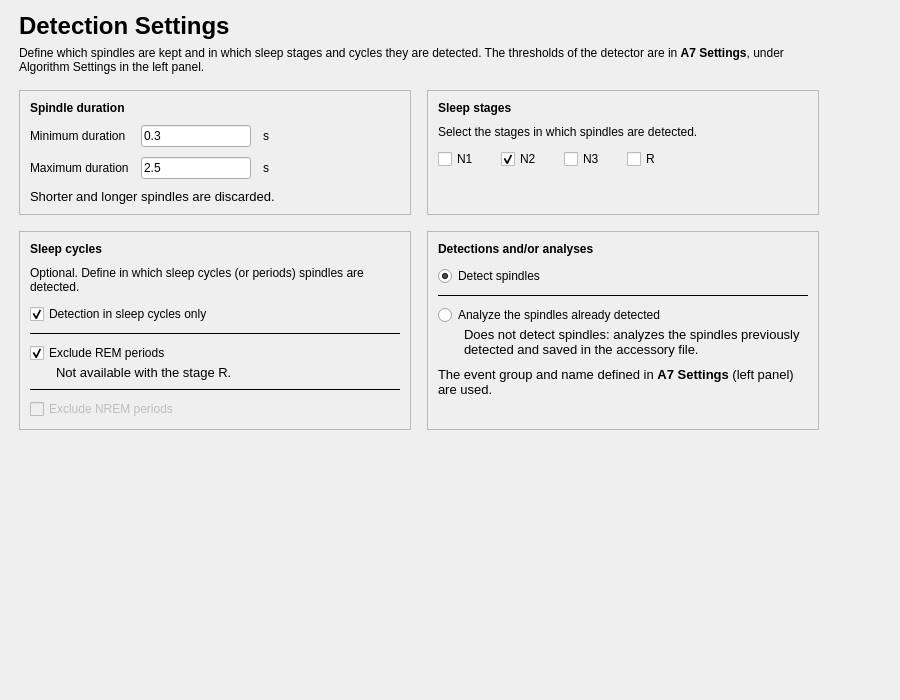
<?xml version="1.0" encoding="UTF-8"?>
<ui version="4.0">
 <class>SpindleDetectorSelStep</class>
 <widget class="QWidget" name="SpindleDetectorSelStep">
  <property name="geometry">
   <rect>
    <x>0</x>
    <y>0</y>
    <width>900</width>
    <height>700</height>
   </rect>
  </property>
  <property name="windowTitle">
   <string />
  </property>
  <layout class="QVBoxLayout" name="verticalLayout">
   <property name="leftMargin">
    <number>19</number>
   </property>
   <property name="topMargin">
    <number>12</number>
   </property>
   <property name="rightMargin">
    <number>19</number>
   </property>
   <property name="bottomMargin">
    <number>12</number>
   </property>
   <item>
    <layout class="QHBoxLayout" name="content_row" stretch="1,0">
     <property name="leftMargin">
      <number>0</number>
     </property>
     <property name="topMargin">
      <number>0</number>
     </property>
     <property name="rightMargin">
      <number>0</number>
     </property>
     <property name="bottomMargin">
      <number>0</number>
     </property>
     <item>
      <widget class="QWidget" name="content_widget" native="true">
       <property name="maximumSize">
        <size>
         <width>800</width>
         <height>16777215</height>
        </size>
       </property>
       <layout class="QVBoxLayout" name="content_layout">
        <property name="spacing">
         <number>16</number>
        </property>
        <property name="leftMargin">
         <number>0</number>
        </property>
        <property name="topMargin">
         <number>0</number>
        </property>
        <property name="rightMargin">
         <number>0</number>
        </property>
        <property name="bottomMargin">
         <number>0</number>
        </property>
        <item>
         <layout class="QVBoxLayout" name="header_layout">
          <property name="spacing">
           <number>6</number>
          </property>
          <item>
           <widget class="QLabel" name="title_label">
            <property name="font">
             <font>
              <pointsize>18</pointsize>
              <bold>true</bold>
             </font>
            </property>
            <property name="text">
             <string>Detection Settings</string>
            </property>
           </widget>
          </item>
          <item>
           <widget class="QLabel" name="subtitle_label">
            <property name="text">
             <string>Define which spindles are kept and in which sleep stages and cycles they are detected. The thresholds of the detector are in &lt;b&gt;A7 Settings&lt;/b&gt;, under Algorithm Settings in the left panel.</string>
            </property>
            <property name="textFormat">
             <enum>Qt::TextFormat::RichText</enum>
            </property>
            <property name="wordWrap">
             <bool>true</bool>
            </property>
            <property name="variant" stdset="0">
             <string notr="true">help</string>
            </property>
           </widget>
          </item>
         </layout>
        </item>
        <item>
         <layout class="QHBoxLayout" name="detection_cards_layout" stretch="1,1">
          <property name="spacing">
           <number>16</number>
          </property>
          <item>
           <widget class="QFrame" name="duration_card">
            <property name="frameShape">
             <enum>QFrame::Shape::StyledPanel</enum>
            </property>
            <property name="frameShadow">
             <enum>QFrame::Shadow::Raised</enum>
            </property>
            <layout class="QVBoxLayout" name="duration_card_layout">
             <property name="spacing">
              <number>10</number>
             </property>
             <property name="leftMargin">
              <number>10</number>
             </property>
             <property name="topMargin">
              <number>10</number>
             </property>
             <property name="rightMargin">
              <number>10</number>
             </property>
             <property name="bottomMargin">
              <number>10</number>
             </property>
             <item>
              <widget class="QLabel" name="label_5">
               <property name="font">
                <font>
                 <bold>true</bold>
                </font>
               </property>
               <property name="text">
                <string>Spindle duration</string>
               </property>
              </widget>
             </item>
             <item>
              <layout class="QGridLayout" name="duration_grid">
               <property name="horizontalSpacing">
                <number>12</number>
               </property>
               <property name="verticalSpacing">
                <number>10</number>
               </property>
               <item row="0" column="0">
                <widget class="QLabel" name="label_3">
                 <property name="text">
                  <string>Minimum duration</string>
                 </property>
                </widget>
               </item>
               <item row="0" column="1">
                <widget class="QLineEdit" name="min_length_lineEdit">
                 <property name="maximumSize">
                  <size>
                   <width>110</width>
                   <height>16777215</height>
                  </size>
                 </property>
                 <property name="text">
                  <string>0.3</string>
                 </property>
                </widget>
               </item>
               <item row="0" column="2">
                <widget class="QLabel" name="min_length_unit_label">
                 <property name="text">
                  <string>s</string>
                 </property>
                 <property name="variant" stdset="0">
                  <string notr="true">help</string>
                 </property>
                </widget>
               </item>
               <item row="1" column="0">
                <widget class="QLabel" name="label_4">
                 <property name="text">
                  <string>Maximum duration</string>
                 </property>
                </widget>
               </item>
               <item row="1" column="1">
                <widget class="QLineEdit" name="max_length_lineEdit">
                 <property name="maximumSize">
                  <size>
                   <width>110</width>
                   <height>16777215</height>
                  </size>
                 </property>
                 <property name="text">
                  <string>2.5</string>
                 </property>
                </widget>
               </item>
               <item row="1" column="2">
                <widget class="QLabel" name="max_length_unit_label">
                 <property name="text">
                  <string>s</string>
                 </property>
                 <property name="variant" stdset="0">
                  <string notr="true">help</string>
                 </property>
                </widget>
               </item>
               <item row="0" column="3">
                <spacer name="duration_grid_spacer">
                 <property name="orientation">
                  <enum>Qt::Orientation::Horizontal</enum>
                 </property>
                 <property name="sizeHint" stdset="0">
                  <size>
                   <width>40</width>
                   <height>20</height>
                  </size>
                 </property>
                </spacer>
               </item>
              </layout>
             </item>
             <item>
              <widget class="QLabel" name="label_8">
               <property name="font">
                <font>
                 <pointsize>10</pointsize>
                </font>
               </property>
               <property name="text">
                <string>Shorter and longer spindles are discarded.</string>
               </property>
               <property name="wordWrap">
                <bool>true</bool>
               </property>
               <property name="variant" stdset="0">
                <string notr="true">help</string>
               </property>
              </widget>
             </item>
             <item>
              <spacer name="duration_stretch">
               <property name="orientation">
                <enum>Qt::Orientation::Vertical</enum>
               </property>
               <property name="sizeHint" stdset="0">
                <size>
                 <width>20</width>
                 <height>0</height>
                </size>
               </property>
              </spacer>
             </item>
            </layout>
           </widget>
          </item>
          <item>
           <widget class="QFrame" name="stages_card">
            <property name="frameShape">
             <enum>QFrame::Shape::StyledPanel</enum>
            </property>
            <property name="frameShadow">
             <enum>QFrame::Shadow::Raised</enum>
            </property>
            <layout class="QVBoxLayout" name="stages_card_layout">
             <property name="spacing">
              <number>10</number>
             </property>
             <property name="leftMargin">
              <number>10</number>
             </property>
             <property name="topMargin">
              <number>10</number>
             </property>
             <property name="rightMargin">
              <number>10</number>
             </property>
             <property name="bottomMargin">
              <number>10</number>
             </property>
             <item>
              <widget class="QLabel" name="label_6">
               <property name="font">
                <font>
                 <bold>true</bold>
                </font>
               </property>
               <property name="text">
                <string>Sleep stages</string>
               </property>
              </widget>
             </item>
             <item>
              <widget class="QLabel" name="label_2">
               <property name="text">
                <string>Select the stages in which spindles are detected.</string>
               </property>
               <property name="wordWrap">
                <bool>true</bool>
               </property>
               <property name="variant" stdset="0">
                <string notr="true">help</string>
               </property>
              </widget>
             </item>
             <item>
              <layout class="QHBoxLayout" name="stages_layout">
               <property name="spacing">
                <number>22</number>
               </property>
               <item>
                <widget class="QCheckBox" name="checkBox_n1">
                 <property name="text">
                  <string>N1</string>
                 </property>
                </widget>
               </item>
               <item>
                <widget class="QCheckBox" name="checkBox_n2">
                 <property name="text">
                  <string>N2</string>
                 </property>
                 <property name="checked">
                  <bool>true</bool>
                 </property>
                </widget>
               </item>
               <item>
                <widget class="QCheckBox" name="checkBox_n3">
                 <property name="text">
                  <string>N3</string>
                 </property>
                 <property name="checked">
                  <bool>false</bool>
                 </property>
                </widget>
               </item>
               <item>
                <widget class="QCheckBox" name="checkBox_r">
                 <property name="text">
                  <string>R</string>
                 </property>
                </widget>
               </item>
               <item>
                <spacer name="stages_spacer">
                 <property name="orientation">
                  <enum>Qt::Orientation::Horizontal</enum>
                 </property>
                 <property name="sizeHint" stdset="0">
                  <size>
                   <width>40</width>
                   <height>20</height>
                  </size>
                 </property>
                </spacer>
               </item>
              </layout>
             </item>
             <item>
              <spacer name="stages_stretch">
               <property name="orientation">
                <enum>Qt::Orientation::Vertical</enum>
               </property>
               <property name="sizeHint" stdset="0">
                <size>
                 <width>20</width>
                 <height>0</height>
                </size>
               </property>
              </spacer>
             </item>
            </layout>
           </widget>
          </item>
         </layout>
        </item>
        <item>
         <layout class="QHBoxLayout" name="cycle_cards_layout" stretch="1,1">
          <property name="spacing">
           <number>16</number>
          </property>
          <item>
           <widget class="QFrame" name="cycles_card">
            <property name="frameShape">
             <enum>QFrame::Shape::StyledPanel</enum>
            </property>
            <property name="frameShadow">
             <enum>QFrame::Shadow::Raised</enum>
            </property>
            <layout class="QVBoxLayout" name="cycles_card_layout">
             <property name="spacing">
              <number>10</number>
             </property>
             <property name="leftMargin">
              <number>10</number>
             </property>
             <property name="topMargin">
              <number>10</number>
             </property>
             <property name="rightMargin">
              <number>10</number>
             </property>
             <property name="bottomMargin">
              <number>10</number>
             </property>
             <item>
              <widget class="QLabel" name="label_7">
               <property name="font">
                <font>
                 <bold>true</bold>
                </font>
               </property>
               <property name="text">
                <string>Sleep cycles</string>
               </property>
              </widget>
             </item>
             <item>
              <widget class="QLabel" name="label_9">
               <property name="text">
                <string>Optional. Define in which sleep cycles (or periods) spindles are detected.</string>
               </property>
               <property name="wordWrap">
                <bool>true</bool>
               </property>
               <property name="variant" stdset="0">
                <string notr="true">help</string>
               </property>
              </widget>
             </item>
             <item>
              <layout class="QVBoxLayout" name="cycles_layout">
               <property name="spacing">
                <number>8</number>
               </property>
               <item>
                <layout class="QVBoxLayout" name="cycles_layout_1_layout">
                 <property name="spacing">
                  <number>2</number>
                 </property>
                 <item>
                  <widget class="QCheckBox" name="checkBox_only_cycles">
                   <property name="text">
                    <string>Detection in sleep cycles only</string>
                   </property>
                   <property name="checked">
                    <bool>true</bool>
                   </property>
                  </widget>
                 </item>
                </layout>
               </item>
               <item>
                <widget class="QFrame" name="cycles_layout_line_1">
                 <property name="frameShape">
                  <enum>QFrame::Shape::HLine</enum>
                 </property>
                 <property name="frameShadow">
                  <enum>QFrame::Shadow::Plain</enum>
                 </property>
                </widget>
               </item>
               <item>
                <layout class="QVBoxLayout" name="cycles_layout_2_layout">
                 <property name="spacing">
                  <number>2</number>
                 </property>
                 <item>
                  <widget class="QCheckBox" name="checkBox_excl_remp">
                   <property name="text">
                    <string>Exclude REM periods</string>
                   </property>
                   <property name="checked">
                    <bool>true</bool>
                   </property>
                  </widget>
                 </item>
                 <item>
                  <widget class="QLabel" name="excl_remp_help_label">
                   <property name="font">
                    <font>
                     <pointsize>10</pointsize>
                    </font>
                   </property>
                   <property name="text">
                    <string>Not available with the stage R.</string>
                   </property>
                   <property name="wordWrap">
                    <bool>true</bool>
                   </property>
                   <property name="indent">
                    <number>26</number>
                   </property>
                   <property name="variant" stdset="0">
                    <string notr="true">help</string>
                   </property>
                  </widget>
                 </item>
                </layout>
               </item>
               <item>
                <widget class="QFrame" name="cycles_layout_line_2">
                 <property name="frameShape">
                  <enum>QFrame::Shape::HLine</enum>
                 </property>
                 <property name="frameShadow">
                  <enum>QFrame::Shadow::Plain</enum>
                 </property>
                </widget>
               </item>
               <item>
                <layout class="QVBoxLayout" name="cycles_layout_3_layout">
                 <property name="spacing">
                  <number>2</number>
                 </property>
                 <item>
                  <widget class="QCheckBox" name="checkBox_excl_nremp">
                   <property name="text">
                    <string>Exclude NREM periods</string>
                   </property>
                   <property name="enabled">
                    <bool>false</bool>
                   </property>
                  </widget>
                 </item>
                </layout>
               </item>
              </layout>
             </item>
             <item>
              <spacer name="cycles_stretch">
               <property name="orientation">
                <enum>Qt::Orientation::Vertical</enum>
               </property>
               <property name="sizeHint" stdset="0">
                <size>
                 <width>20</width>
                 <height>0</height>
                </size>
               </property>
              </spacer>
             </item>
            </layout>
           </widget>
          </item>
          <item>
           <widget class="QFrame" name="detection_card">
            <property name="frameShape">
             <enum>QFrame::Shape::StyledPanel</enum>
            </property>
            <property name="frameShadow">
             <enum>QFrame::Shadow::Raised</enum>
            </property>
            <layout class="QVBoxLayout" name="detection_card_layout">
             <property name="spacing">
              <number>10</number>
             </property>
             <property name="leftMargin">
              <number>10</number>
             </property>
             <property name="topMargin">
              <number>10</number>
             </property>
             <property name="rightMargin">
              <number>10</number>
             </property>
             <property name="bottomMargin">
              <number>10</number>
             </property>
             <item>
              <widget class="QLabel" name="label_10">
               <property name="font">
                <font>
                 <bold>true</bold>
                </font>
               </property>
               <property name="text">
                <string>Detections and/or analyses</string>
               </property>
              </widget>
             </item>
             <item>
              <layout class="QVBoxLayout" name="detection_layout">
               <property name="spacing">
                <number>8</number>
               </property>
               <item>
                <layout class="QVBoxLayout" name="detection_layout_1_layout">
                 <property name="spacing">
                  <number>2</number>
                 </property>
                 <item>
                  <widget class="QRadioButton" name="radioButton_detect_spindle">
                   <property name="text">
                    <string>Detect spindles</string>
                   </property>
                   <property name="checked">
                    <bool>true</bool>
                   </property>
                  </widget>
                 </item>
                </layout>
               </item>
               <item>
                <widget class="QFrame" name="detection_layout_line_1">
                 <property name="frameShape">
                  <enum>QFrame::Shape::HLine</enum>
                 </property>
                 <property name="frameShadow">
                  <enum>QFrame::Shadow::Plain</enum>
                 </property>
                </widget>
               </item>
               <item>
                <layout class="QVBoxLayout" name="detection_layout_2_layout">
                 <property name="spacing">
                  <number>2</number>
                 </property>
                 <item>
                  <widget class="QRadioButton" name="radioButto_analyse_spindle">
                   <property name="text">
                    <string>Analyze the spindles already detected</string>
                   </property>
                  </widget>
                 </item>
                 <item>
                  <widget class="QLabel" name="analyse_help_label">
                   <property name="font">
                    <font>
                     <pointsize>10</pointsize>
                    </font>
                   </property>
                   <property name="text">
                    <string>Does not detect spindles: analyzes the spindles previously detected and saved in the accessory file.</string>
                   </property>
                   <property name="wordWrap">
                    <bool>true</bool>
                   </property>
                   <property name="indent">
                    <number>26</number>
                   </property>
                   <property name="variant" stdset="0">
                    <string notr="true">help</string>
                   </property>
                  </widget>
                 </item>
                </layout>
               </item>
              </layout>
             </item>
             <item>
              <widget class="QLabel" name="label_11">
               <property name="font">
                <font>
                 <pointsize>10</pointsize>
                </font>
               </property>
               <property name="text">
                <string>The event group and name defined in &lt;b&gt;A7 Settings&lt;/b&gt; (left panel) are used.</string>
               </property>
               <property name="textFormat">
                <enum>Qt::TextFormat::RichText</enum>
               </property>
               <property name="wordWrap">
                <bool>true</bool>
               </property>
               <property name="variant" stdset="0">
                <string notr="true">help</string>
               </property>
              </widget>
             </item>
             <item>
              <spacer name="detection_stretch">
               <property name="orientation">
                <enum>Qt::Orientation::Vertical</enum>
               </property>
               <property name="sizeHint" stdset="0">
                <size>
                 <width>20</width>
                 <height>0</height>
                </size>
               </property>
              </spacer>
             </item>
            </layout>
           </widget>
          </item>
         </layout>
        </item>
       </layout>
      </widget>
     </item>
     <item>
      <spacer name="content_spacer">
       <property name="orientation">
        <enum>Qt::Orientation::Horizontal</enum>
       </property>
       <property name="sizeHint" stdset="0">
        <size>
         <width>40</width>
         <height>20</height>
        </size>
       </property>
      </spacer>
     </item>
    </layout>
   </item>
   <item>
    <spacer name="verticalSpacer">
     <property name="orientation">
      <enum>Qt::Orientation::Vertical</enum>
     </property>
     <property name="sizeHint" stdset="0">
      <size>
       <width>40</width>
       <height>20</height>
      </size>
     </property>
    </spacer>
   </item>
  </layout>
 </widget>
 <resources>
  <include location="../../../../../snooz-toolbox/src/main/python/ui/themes/themes.qrc" />
 </resources>
 <connections>
  <connection>
   <sender>checkBox_only_cycles</sender>
   <signal>stateChanged(int)</signal>
   <receiver>SpindleDetectorSelStep</receiver>
   <slot>detect_in_cycle_only_slot()</slot>
   <hints>
    <hint type="sourcelabel">
     <x>447</x>
     <y>290</y>
    </hint>
    <hint type="destinationlabel">
     <x>357</x>
     <y>294</y>
    </hint>
   </hints>
  </connection>
  <connection>
   <sender>radioButto_analyse_spindle</sender>
   <signal>clicked()</signal>
   <receiver>SpindleDetectorSelStep</receiver>
   <slot>radio_button_slot()</slot>
   <hints>
    <hint type="sourcelabel">
     <x>272</x>
     <y>404</y>
    </hint>
    <hint type="destinationlabel">
     <x>357</x>
     <y>294</y>
    </hint>
   </hints>
  </connection>
  <connection>
   <sender>radioButton_detect_spindle</sender>
   <signal>clicked()</signal>
   <receiver>SpindleDetectorSelStep</receiver>
   <slot>radio_button_slot()</slot>
   <hints>
    <hint type="sourcelabel">
     <x>272</x>
     <y>380</y>
    </hint>
    <hint type="destinationlabel">
     <x>357</x>
     <y>294</y>
    </hint>
   </hints>
  </connection>
 </connections>
 <slots>
  <slot>detect_in_cycle_only_slot()</slot>
  <slot>radio_button_slot()</slot>
 </slots>
</ui>
